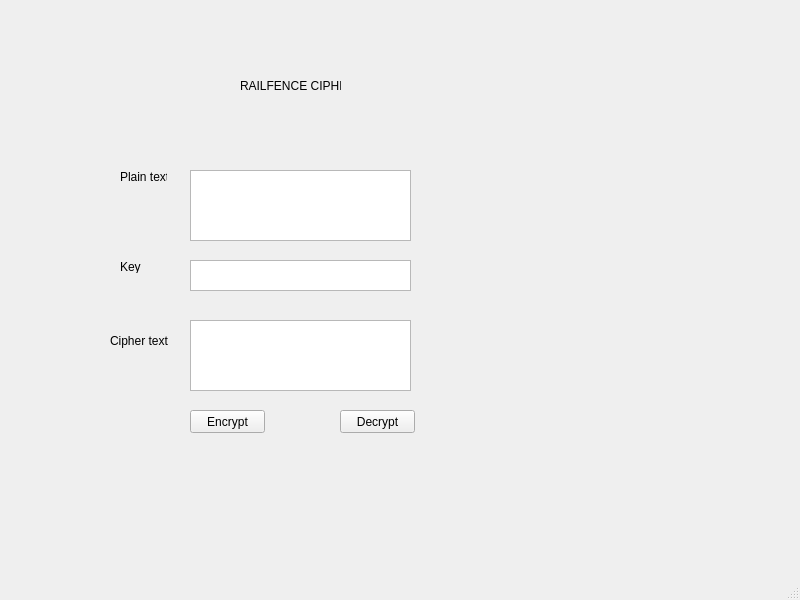
<?xml version="1.0" encoding="UTF-8"?>
<ui version="4.0">
 <class>MainWindow</class>
 <widget class="QMainWindow" name="MainWindow">
  <property name="geometry">
   <rect>
    <x>0</x>
    <y>0</y>
    <width>800</width>
    <height>600</height>
   </rect>
  </property>
  <property name="windowTitle">
   <string>MainWindow</string>
  </property>
  <widget class="QWidget" name="centralwidget">
   <widget class="QPlainTextEdit" name="txt_cipher_text">
    <property name="geometry">
     <rect>
      <x>190</x>
      <y>320</y>
      <width>221</width>
      <height>71</height>
     </rect>
    </property>
   </widget>
   <widget class="QPushButton" name="btn_encrypt">
    <property name="geometry">
     <rect>
      <x>190</x>
      <y>410</y>
      <width>75</width>
      <height>23</height>
     </rect>
    </property>
    <property name="text">
     <string>Encrypt</string>
    </property>
   </widget>
   <widget class="QLabel" name="label">
    <property name="geometry">
     <rect>
      <x>240</x>
      <y>40</y>
      <width>101</width>
      <height>91</height>
     </rect>
    </property>
    <property name="text">
     <string>RAILFENCE CIPHER</string>
    </property>
   </widget>
   <widget class="QLabel" name="label_4">
    <property name="geometry">
     <rect>
      <x>110</x>
      <y>330</y>
      <width>61</width>
      <height>21</height>
     </rect>
    </property>
    <property name="text">
     <string>Cipher text</string>
    </property>
   </widget>
   <widget class="QLabel" name="label_2">
    <property name="geometry">
     <rect>
      <x>120</x>
      <y>170</y>
      <width>47</width>
      <height>13</height>
     </rect>
    </property>
    <property name="text">
     <string>Plain text</string>
    </property>
   </widget>
   <widget class="QLabel" name="label_3">
    <property name="geometry">
     <rect>
      <x>120</x>
      <y>260</y>
      <width>47</width>
      <height>13</height>
     </rect>
    </property>
    <property name="text">
     <string>Key</string>
    </property>
   </widget>
   <widget class="QPlainTextEdit" name="txt_key">
    <property name="geometry">
     <rect>
      <x>190</x>
      <y>260</y>
      <width>221</width>
      <height>31</height>
     </rect>
    </property>
   </widget>
   <widget class="QPlainTextEdit" name="txt_plain_text">
    <property name="geometry">
     <rect>
      <x>190</x>
      <y>170</y>
      <width>221</width>
      <height>71</height>
     </rect>
    </property>
   </widget>
   <widget class="QPushButton" name="btn_decrypt">
    <property name="geometry">
     <rect>
      <x>340</x>
      <y>410</y>
      <width>75</width>
      <height>23</height>
     </rect>
    </property>
    <property name="text">
     <string>Decrypt</string>
    </property>
   </widget>
  </widget>
  <widget class="QMenuBar" name="menubar">
   <property name="geometry">
    <rect>
     <x>0</x>
     <y>0</y>
     <width>800</width>
     <height>21</height>
    </rect>
   </property>
  </widget>
  <widget class="QStatusBar" name="statusbar"/>
 </widget>
 <resources/>
 <connections/>
</ui>
